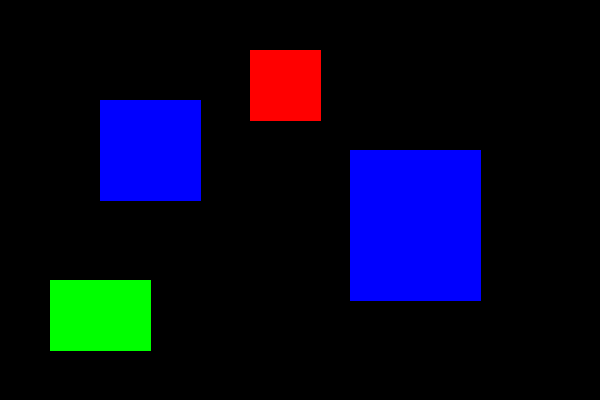
#> input picture src/ros2_vision/vision_basics/pictures/two_blue_cube.png, 600 x 400 px
$ python color_block_detect.py
#> lines starting #> are read from the running program, lines starting #| are printed output that depends on the picture; after the words box and inside, x2 and y2 are one past the last pixel; in counts of white or black regions, pixels touching at a corner belong together
# 颜色方块识别 —— 蓝色方块 HSV 阈值提取 + 轮廓检测 + 中心点定位
import cv2
import sys
import numpy as np

scripts_path = sys.path[0]

# 1. 读取图片
image = cv2.imread(scripts_path + "/../pictures/two_blue_cube.png")
#> image is the input picture: shape (400, 600, 3); mean B, G, R 31.9, 7.6, 5.4

# 2. BGR→HSV 色彩空间转换
hsv_img = cv2.cvtColor(image, cv2.COLOR_BGR2HSV)
#> hsv_img: shape (400, 600, 3); mean H, S, V 16.8, 44.8, 44.8

# 3. 蓝色 HSV 阈值范围（需根据实际光照调整）
LowerBlue = np.array([95, 120, 80])
UpperBlue = np.array([130, 255, 255])

# 4. 阈值处理 → 二值 mask
mask = cv2.inRange(hsv_img, LowerBlue, UpperBlue)
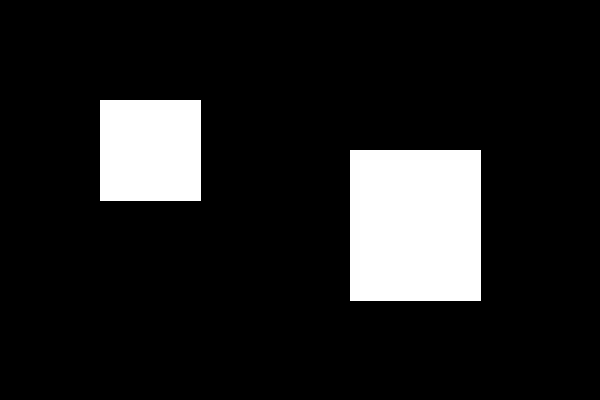
#> mask: shape (400, 600); 12.5% white; 2 white regions

cv2.imshow("hsv_img", hsv_img)
cv2.imshow("mask", mask)

# 5. 轮廓检测
contours, hier = cv2.findContours(mask, cv2.RETR_EXTERNAL, cv2.CHAIN_APPROX_SIMPLE)
#> contours = 2 contours; box (x1, y1, x2, y2) and area: (350, 150, 481, 301) 19500, (100, 100, 201, 201) 10000
cv2.drawContours(image, contours, -1, (0, 255, 0), 2)
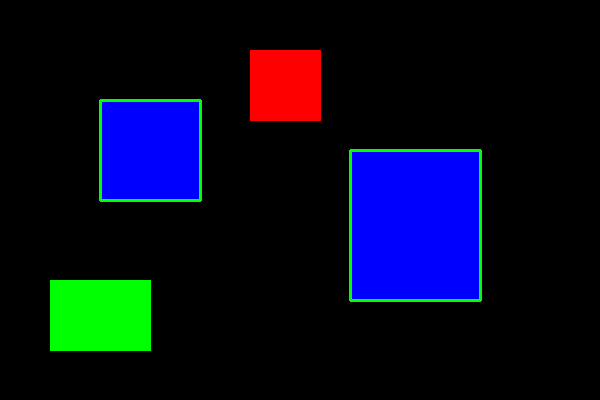
#> image: shape (400, 600, 3); 1.2% of pixels changed, all inside (x1, y1, x2, y2) = (99, 99, 482, 302)

# 6. 获取每个轮廓的中心点并标注
for i, contour in enumerate(contours):
    x, y, w, h = cv2.boundingRect(contour)

    # 面积过滤：忽略噪点
    block_size = w * h
    if block_size < 20000:
        continue

    top_left = (x, y)
    top_right = (x + w, y)
    bottom_left = (x, y + h)
    bottom_right = (x + w, y + h)

    # 计算中心点
    center_x = x + w // 2
    center_y = y + h // 2
    center_point = (center_x, center_y)

    # 打印信息
    print(f"Contour {i}:")
    print(f"  Top Left: {top_left}")
    print(f"  Top Right: {top_right}")
    print(f"  Bottom Left: {bottom_left}")
    print(f"  Bottom Right: {bottom_right}")
    print(f"  Center Point: {center_point}")
    print(f"  Block Size: {block_size}")

    # 在图像上绘制矩形和中心点
    cv2.rectangle(image, (x, y), (x + w, y + h), (0, 255, 0), 2)
    cv2.circle(image, center_point, 5, (255, 0, 0), -1)
    cv2.putText(image, str(center_point), center_point,
                cv2.FONT_HERSHEY_SIMPLEX, 0.5, (0, 0, 255), 1)
#> this loop made 2 passes
#> (contour, x, y, w, h, block_size) on passes 1 to 2: ([[350, 150], [350, 300], [480, 300], [480, 150]], 350, 150, 131, 151, 19781), ([[100, 100], [100, 200], [200, 200], [200, 100]], 100, 100, 101, 101, 10201)

cv2.imshow("origin_img", image)
cv2.waitKey()
cv2.destroyAllWindows()

$ run again, with src/ros2_vision/vision_basics/pictures/gauss_noise.png copied over src/ros2_vision/vision_basics/pictures/two_blue_cube.png
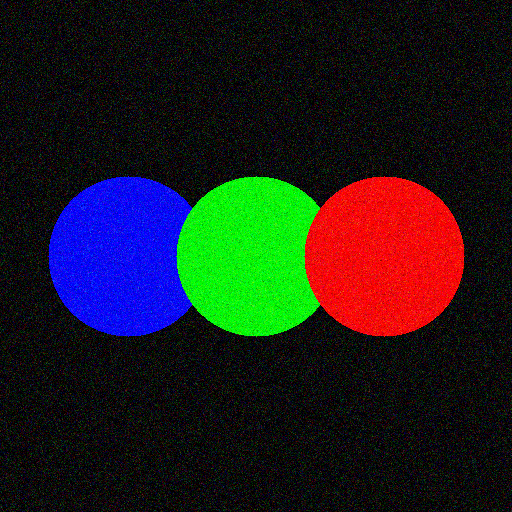
#> input picture src/ros2_vision/vision_basics/pictures/gauss_noise.png, 512 x 512 px
#> image is the input picture: shape (512, 512, 3); mean B, G, R 27.6, 27.5, 29.4
#> hsv_img: shape (512, 512, 3); mean H, S, V 68.9, 220.7, 72.5
#> `mask = cv2.inRange(hsv_img, LowerBlue, UpperBlue)`:
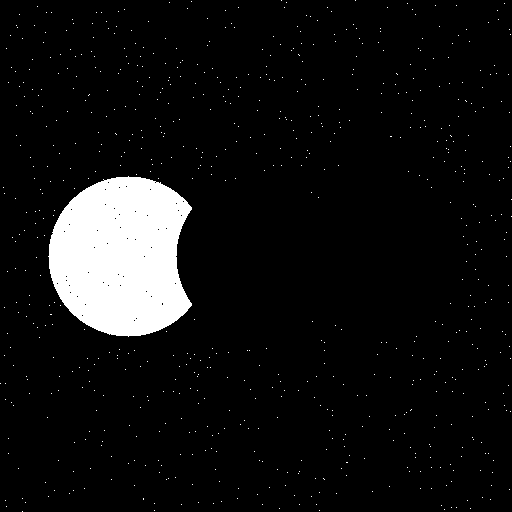
#> mask: shape (512, 512); 7.1% white; 725 white regions (724 under 20 px)
#> contours = 725 contours, 724 with area under 20; largest, box (x1, y1, x2, y2) and area: (48, 176, 192, 337) 17778
#> the loop `for i, contour in enumerate(contours):` made 725 passes
#> (x, y, w, h, block_size) on passes 1 to 3: (22, 511, 1, 1, 1), (319, 510, 1, 1, 1), (154, 510, 1, 1, 1)
#> (printed output is left out)
#> after the loop `for i, contour in enumerate(contours):`:
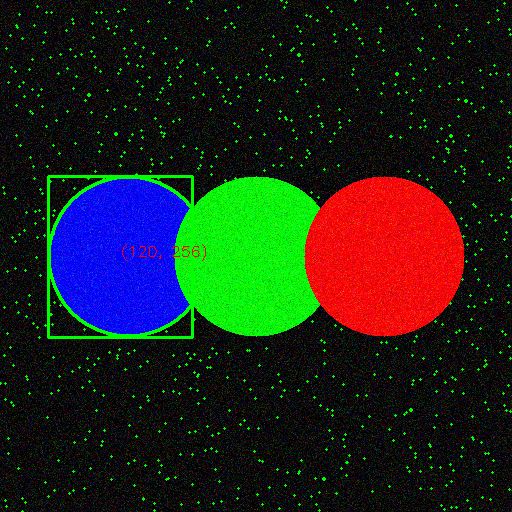
#> image: shape (512, 512, 3); mean B, G, R 26, 33.6, 29.3
